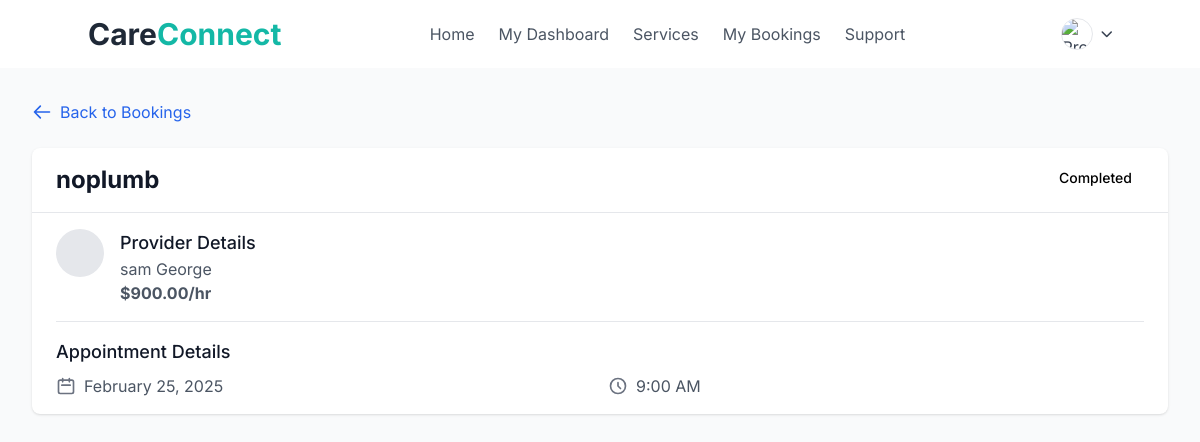
The app's page /services/booking/6/ (signed in) with its own data.
### services/models.py (models this page shows, shortened)
class Booking(models.Model):
    service = models.ForeignKey(Service, on_delete=models.CASCADE, related_name='bookings')
    customer = models.ForeignKey(User, on_delete=models.CASCADE, related_name='bookings')
    provider = models.ForeignKey(ServiceProvider, on_delete=models.CASCADE, related_name='provider_bookings')
    booking_date = models.DateField()
    booking_time = models.TimeField()
    STATUS_CHOICES = [
        ('pending', 'Pending'),
        ('confirmed', 'Confirmed'),
        ('in_progress', 'In Progress'),
        ('completed', 'Completed'),
        ('cancelled', 'Cancelled')
    ]
    status = models.CharField(max_length=20, choices=STATUS_CHOICES, default='pending')
    total_amount = models.DecimalField(max_digits=10, decimal_places=2)
    special_instructions = models.TextField(blank=True, null=True)
    service_location = models.TextField()
    created_at = models.DateTimeField(auto_now_add=True)
    updated_at = models.DateTimeField(auto_now=True)

class Service(models.Model):
    provider = models.ForeignKey(ServiceProvider, on_delete=models.CASCADE, related_name='services')
    category = models.ForeignKey(ServiceCategory, on_delete=models.CASCADE)
    name = models.CharField(max_length=255)
    description = models.TextField()
    base_price = models.DecimalField(max_digits=10, decimal_places=2)
    image = models.ImageField(upload_to='service_images/', null=True, blank=True)
    is_active = models.BooleanField(default=True)
    created_at = models.DateTimeField(auto_now_add=True)
    updated_at = models.DateTimeField(auto_now=True)
    class Meta:
        ordering = ['-created_at']

### accounts/models.py (models this page shows, shortened)
class ServiceProvider(models.Model):
    user = models.OneToOneField(User, on_delete=models.CASCADE)
    business_name = models.CharField(max_length=255)
    description = models.TextField()
    experience_years = models.IntegerField()
    is_verified = models.BooleanField(default=False)
    rating = models.DecimalField(
        max_digits=3,
        decimal_places=2,
        default=0.00,
        validators=[MinValueValidator(0.00), MaxValueValidator(5.00)]
    )
    total_reviews = models.IntegerField(default=0)
    STATUS_CHOICES = [
        ('active', 'Active'),
        ('inactive', 'Inactive'),
        ('suspended', 'Suspended')
    ]
    status = models.CharField(max_length=20, choices=STATUS_CHOICES, default='active')

class User(AbstractUser):
    phone_number = models.CharField(max_length=20)
    address = models.TextField()
    city = models.CharField(max_length=100)
    state = models.CharField(max_length=100)
    zip_code = models.CharField(max_length=20)
    user_type = models.CharField(max_length=20, choices=[
        ('customer', 'Customer'),
        ('service_provider', 'Service Provider')
    ])
    created_at = models.DateTimeField(auto_now_add=True)
    updated_at = models.DateTimeField(auto_now=True)
    profile_picture = models.ImageField(upload_to='profile_pictures/', null=True, blank=True)
    is_verified = models.BooleanField(default=False)
    bio = models.TextField(blank=True)
    preferred_communication = models.CharField(
        max_length=20,
        choices=[
            ('email', 'Email'),
            ('phone', 'Phone'),
            ('both', 'Both')
        ],
        default='email'
    )
    account_status = models.CharField(
        max_length=20,
        choices=[
            ('active', 'Active'),
            ('inactive', 'Inactive'),
            ('suspended', 'Suspended')
        ],
        default='active'
    )

### services/views.py (the view)
# urls.py: path('booking/<int:pk>/', views.BookingDetailView.as_view(), name='booking_detail'),
class BookingDetailView(LoginRequiredMixin, UserPassesTestMixin, DetailView):
    model = Booking
    template_name = 'booking_detail.html'
    context_object_name = 'booking'
    def test_func(self):
        booking = self.get_object()
        return (self.request.user == booking.customer or
                self.request.user == booking.provider.user)

### templates/booking_detail.html (shortened to what this page needs)
{% extends 'base.html' %}
{% block content %}
<div class="min-h-screen bg-gray-50">
    <div class="max-w-7xl mx-auto px-4 sm:px-6 lg:px-8 py-8">
        <div class="mb-6">
            <a href="{% url 'services:service_list' %}" class="text-blue-600 hover:text-blue-800 flex items-center">
                <svg class="w-5 h-5 mr-2" fill="none" stroke="currentColor" viewBox="0 0 24 24">
                    <path stroke-linecap="round" stroke-linejoin="round" stroke-width="2" d="M10 19l-7-7m0 0l7-7m-7 7h18"/>
                </svg>
                Back to Bookings
            </a>
        </div>
        <div class="bg-white rounded-lg shadow overflow-hidden">
            <div class="px-6 py-4 border-b border-gray-200">
                <div class="flex justify-between items-start">
                    <h1 class="text-2xl font-bold text-gray-900">{{ booking.service.name }}</h1>
                    <span class="{% if booking.status == 'UPCOMING' %}bg-blue-100 text-blue-800{% elif booking.status == 'COMPLETED' %}bg-green-100 text-green-800{% endif %} text-sm font-medium px-3 py-1 rounded-full">
                        {{ booking.get_status_display }}
                    </span>
                </div>
            </div>
            <div class="px-6 py-4 space-y-4">
                <div class="flex items-start space-x-4">
                    <div class="flex-shrink-0">
                        {% if booking.provider.profile_image %}
                            <img src="{{ booking.provider.profile_image.url }}" alt="Provider" class="h-12 w-12 rounded-full">
                        {% else %}
                            <div class="h-12 w-12 rounded-full bg-gray-200 flex items-center justify-center">
                            </div>
                        {% endif %}
                    </div>
                    <div>
                        <h3 class="text-lg font-medium text-gray-900">Provider Details</h3>
                        <p class="text-gray-600">{{ booking.provider.user.get_full_name }}</p>
                        <p class="text-gray-600 font-bold">${{ booking.total_amount }}/hr</p>
                    </div>
                </div>
                <div class="border-t border-gray-200 pt-4">
                    <h3 class="text-lg font-medium text-gray-900 mb-2">Appointment Details</h3>
                    <div class="grid grid-cols-1 md:grid-cols-2 gap-4">
                        <div class="flex items-center space-x-2">
                            <svg class="w-5 h-5 text-gray-500" fill="none" stroke="currentColor" viewBox="0 0 24 24">
                                <path stroke-linecap="round" stroke-linejoin="round" stroke-width="2" d="M8 7V3m8 4V3m-9 8h10M5 21h14a2 2 0 002-2V7a2 2 0 00-2-2H5a2 2 0 00-2 2v12a2 2 0 002 2z" />
                            </svg>
                            <span class="text-gray-600">{{ booking.booking_date|date:"F j, Y" }}</span>
                        </div>
                        <div class="flex items-center space-x-2">
                            <svg class="w-5 h-5 text-gray-500" fill="none" stroke="currentColor" viewBox="0 0 24 24">
                                <path stroke-linecap="round" stroke-linejoin="round" stroke-width="2" d="M12 8v4l3 3m6-3a9 9 0 11-18 0 9 9 0 0118 0z" />
                            </svg>
                            <span class="text-gray-600">{{ booking.booking_time|time:"g:i A" }}</span>
                        </div>
                    </div>
                </div>
            </div>
                </div>
            </div>
        </div>
{% endblock %}

### templates/base.html (style rules this page uses)
body { font-family: 'Inter', sans-serif; }

### records on screen
Booking: service.name "noplumb", status "Completed", provider.user.get_full_name "sam George", total_amount "900.00", booking_date "February 25, 2025", booking_time "9:00 AM"
